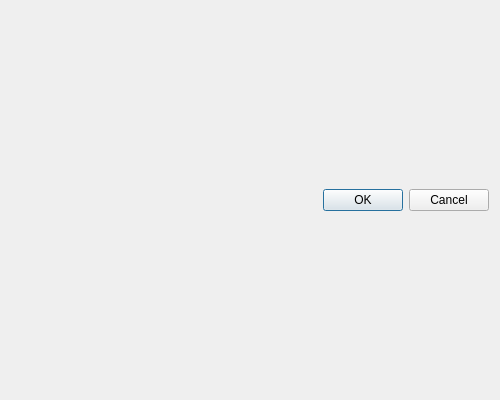
<?xml version="1.0" encoding="UTF-8"?>
<ui version="4.0">
 <class>Dialog</class>
 <widget class="QDialog" name="Dialog">
  <property name="geometry">
   <rect>
    <x>0</x>
    <y>0</y>
    <width>500</width>
    <height>400</height>
   </rect>
  </property>
  <property name="windowTitle">
   <string>Create a New Tool</string>
  </property>
  <layout class="QVBoxLayout" name="verticalLayout">
   <item>
    <layout class="QVBoxLayout" name="vBox"/>
   </item>
   <item>
    <widget class="QDialogButtonBox" name="buttonBox">
     <property name="orientation">
      <enum>Qt::Horizontal</enum>
     </property>
     <property name="standardButtons">
      <set>QDialogButtonBox::Cancel|QDialogButtonBox::Ok</set>
     </property>
    </widget>
   </item>
  </layout>
 </widget>
 <resources/>
 <connections>
  <connection>
   <sender>buttonBox</sender>
   <signal>accepted()</signal>
   <receiver>Dialog</receiver>
   <slot>accept()</slot>
   <hints>
    <hint type="sourcelabel">
     <x>248</x>
     <y>254</y>
    </hint>
    <hint type="destinationlabel">
     <x>157</x>
     <y>274</y>
    </hint>
   </hints>
  </connection>
  <connection>
   <sender>buttonBox</sender>
   <signal>rejected()</signal>
   <receiver>Dialog</receiver>
   <slot>reject()</slot>
   <hints>
    <hint type="sourcelabel">
     <x>316</x>
     <y>260</y>
    </hint>
    <hint type="destinationlabel">
     <x>286</x>
     <y>274</y>
    </hint>
   </hints>
  </connection>
 </connections>
</ui>
